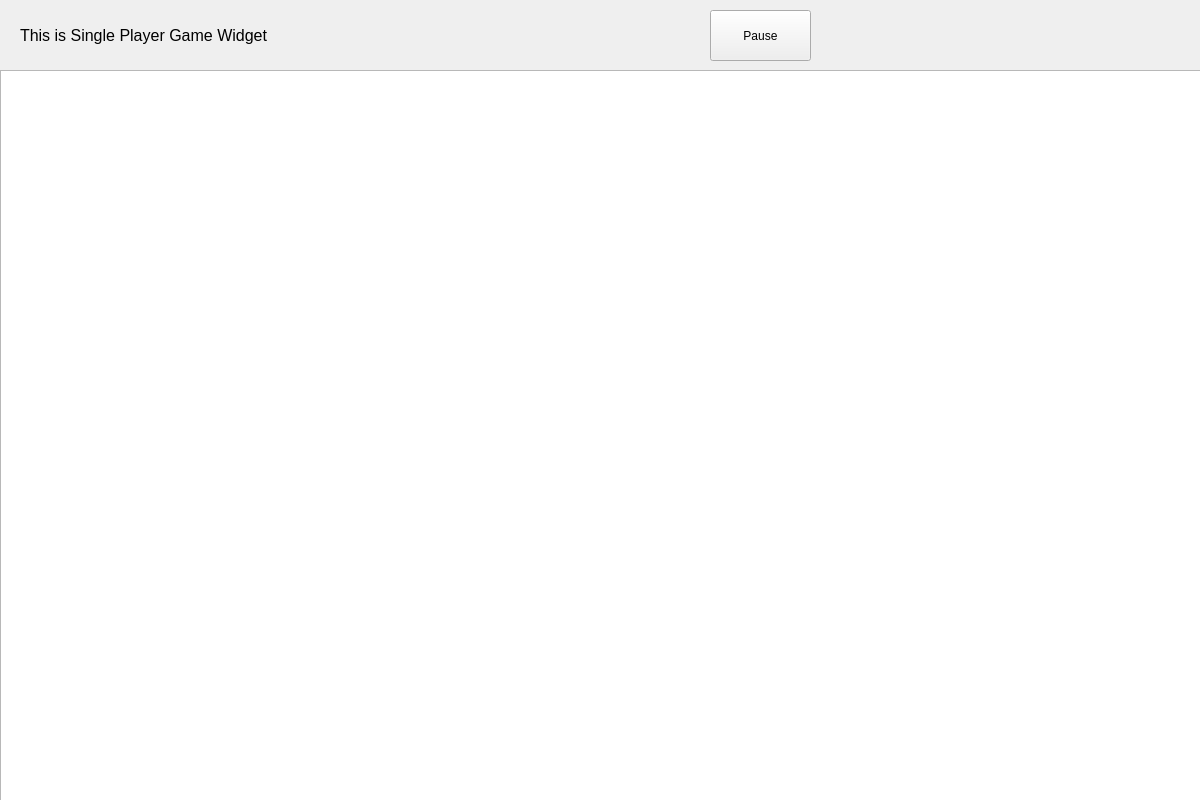
<?xml version="1.0" encoding="UTF-8"?>
<ui version="4.0">
 <class>SingleGameWidget</class>
 <widget class="QWidget" name="SingleGameWidget">
  <property name="geometry">
   <rect>
    <x>0</x>
    <y>0</y>
    <width>1200</width>
    <height>800</height>
   </rect>
  </property>
  <property name="windowTitle">
   <string>Form</string>
  </property>
  <widget class="QLabel" name="label">
   <property name="geometry">
    <rect>
     <x>20</x>
     <y>20</y>
     <width>341</width>
     <height>31</height>
    </rect>
   </property>
   <property name="font">
    <font>
     <pointsize>12</pointsize>
    </font>
   </property>
   <property name="text">
    <string>This is Single Player Game Widget</string>
   </property>
  </widget>
  <widget class="QPushButton" name="btnPause">
   <property name="geometry">
    <rect>
     <x>710</x>
     <y>10</y>
     <width>101</width>
     <height>51</height>
    </rect>
   </property>
   <property name="text">
    <string>Pause</string>
   </property>
  </widget>
  <widget class="GameView" name="graphicsView">
   <property name="geometry">
    <rect>
     <x>0</x>
     <y>70</y>
     <width>1201</width>
     <height>731</height>
    </rect>
   </property>
  </widget>
 </widget>
 <customwidgets>
  <customwidget>
   <class>GameView</class>
   <extends>QGraphicsView</extends>
   <header location="global">gameview.h</header>
  </customwidget>
 </customwidgets>
 <resources/>
 <connections/>
</ui>
